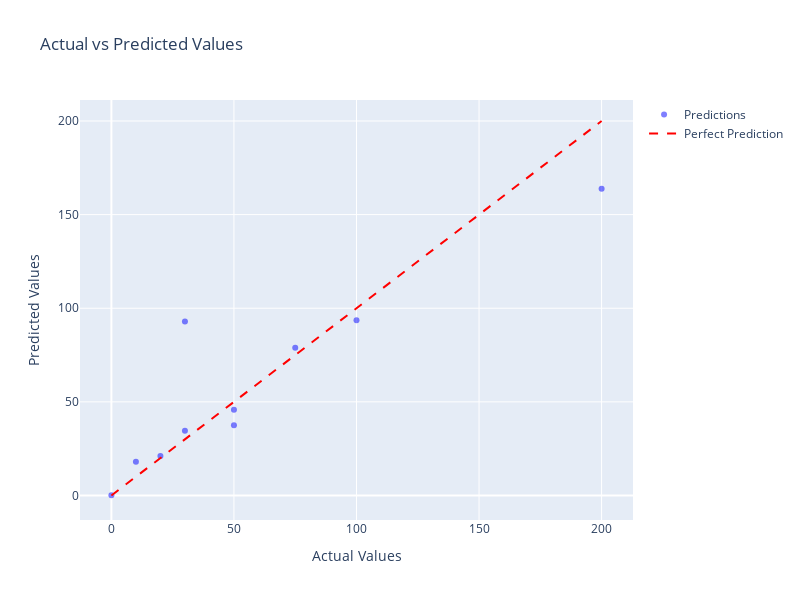

Notebook code for this chart:
### Code cell
#let's plot the predicted values against the actual values
import plotly.express as px
import plotly.graph_objects as go

fig = go.Figure()

fig.add_trace(go.Scatter(
    x=y_test.values,
    y=y_pred.flatten(),
    mode='markers',
    name='Predictions',
    marker=dict(color='blue', opacity=0.5)
))

# Add the diagonal line for actual value
fig.add_trace(go.Scatter(
    x=[y_test.min(), y_test.max()],
    y=[y_test.min(), y_test.max()],
    mode='lines',
    name='Perfect Prediction',
    line=dict(color='red', dash='dash')
))

fig.update_layout(
    title='Actual vs Predicted Values',
    xaxis_title='Actual Values',
    yaxis_title='Predicted Values',
    width=800,
    height=600,
    hovermode='closest'
)

fig.show()

### Figure 1 — Plotly figure (JSON) as saved in the notebook; plotly's stock layout.template omitted (floating-point values rounded to 4 significant figures)
{"data": [{"marker": {"color": "blue", "opacity": 0.5}, "mode": "markers", "name": "Predictions", "type": "scatter", "x": [0, 200, 75, 30, 10, 30, 50, 50, 100, 20], "y": [0.1195, 163.8, 78.88, 34.51, 18.04, 92.88, 37.55, 45.76, 93.64, 21.02]}, {"line": {"color": "red", "dash": "dash"}, "mode": "lines", "name": "Perfect Prediction", "type": "scatter", "x": [0, 200], "y": [0, 200]}], "layout": {"height": 600, "hovermode": "closest", "title": {"text": "Actual vs Predicted Values"}, "width": 800, "xaxis": {"title": {"text": "Actual Values"}}, "yaxis": {"title": {"text": "Predicted Values"}}}}
